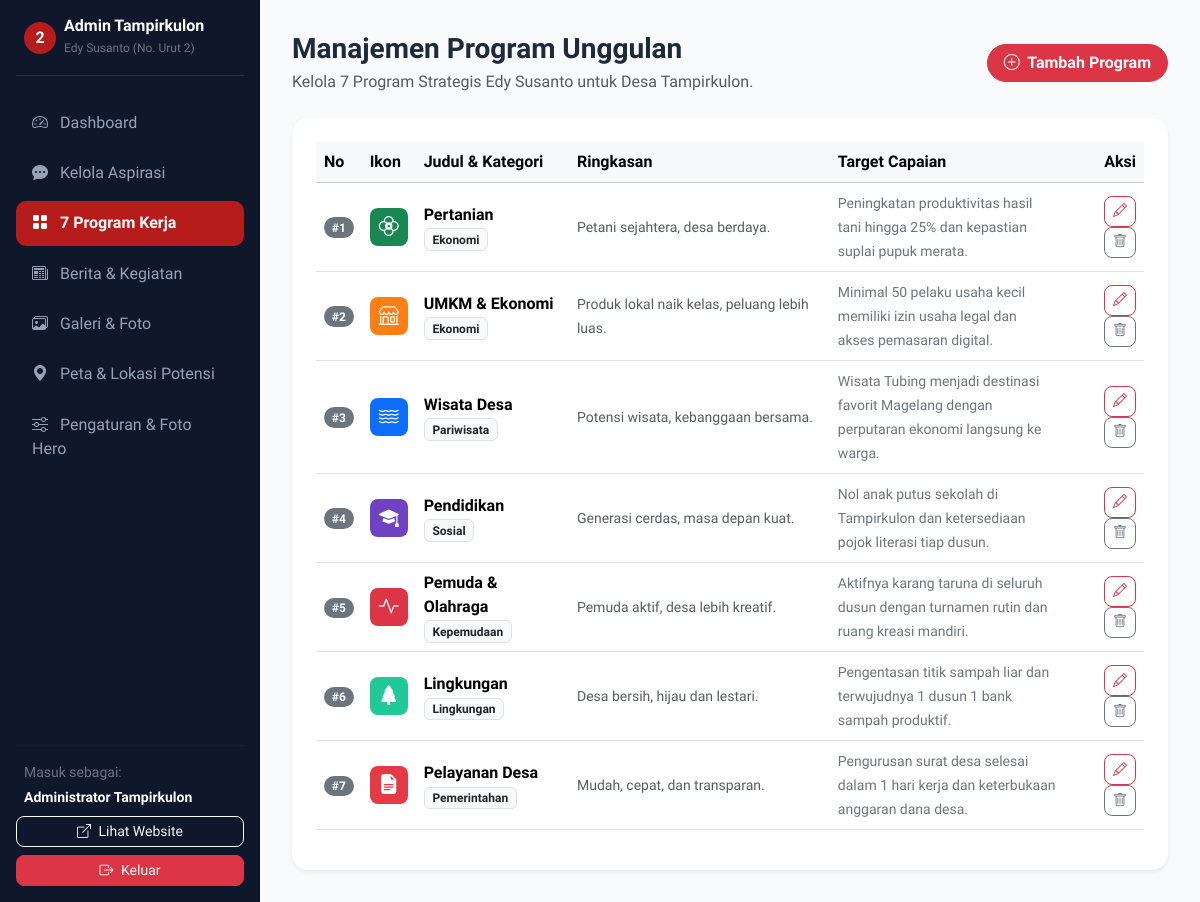
Before: /admin/data_program.php (signed in) with the older database file.
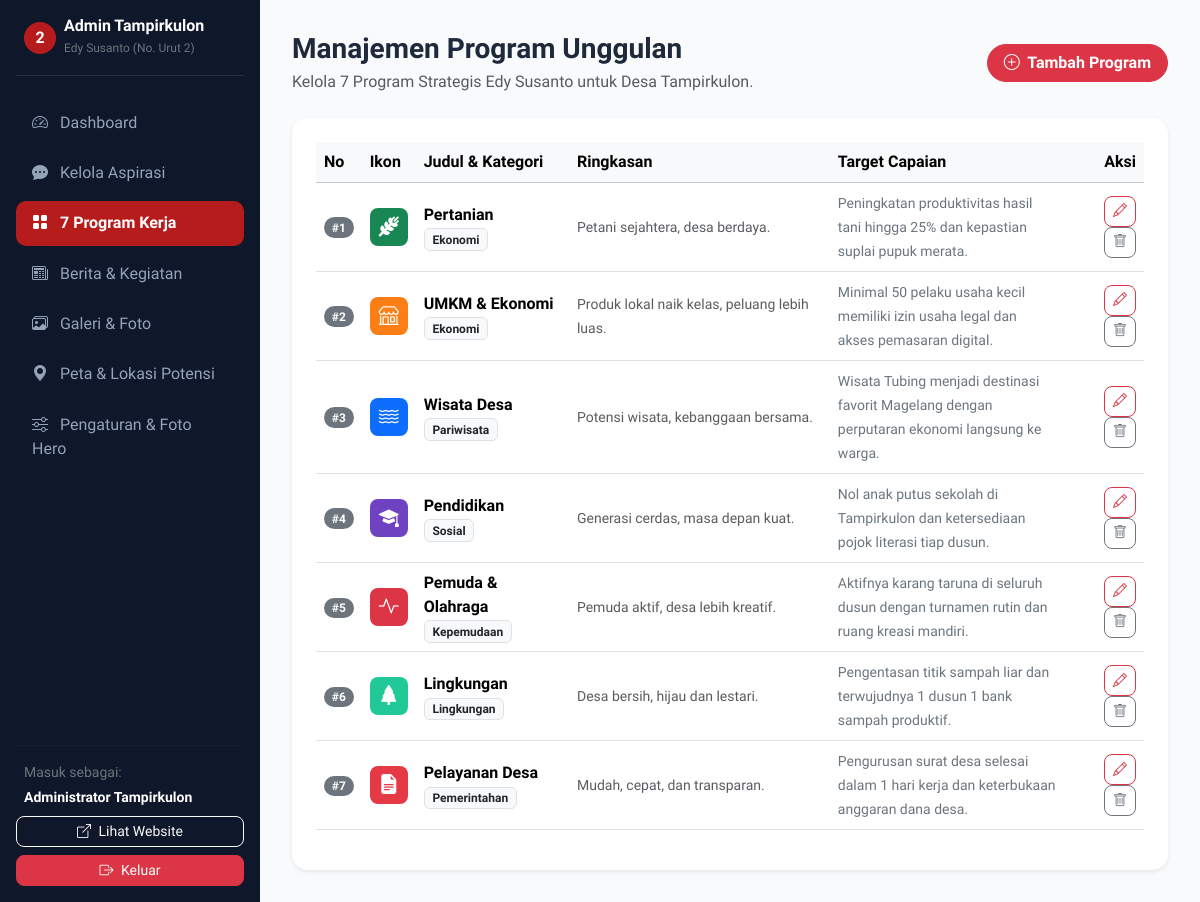
After: the same page with the newer database file.
### tables this page shows
CREATE TABLE IF NOT EXISTS `program` (
  `id` INT AUTO_INCREMENT PRIMARY KEY,
  `judul` VARCHAR(150) NOT NULL,
  `slug` VARCHAR(150) NOT NULL UNIQUE,
  `kategori` VARCHAR(50) NOT NULL,
  `deskripsi_singkat` TEXT NOT NULL,
  `deskripsi_lengkap` LONGTEXT NOT NULL,
  `icon` VARCHAR(50) NOT NULL,
  `badge_color` VARCHAR(50) NOT NULL,
  `target_capaian` TEXT DEFAULT NULL,
  `urutan` INT DEFAULT 0,
  `created_at` TIMESTAMP DEFAULT CURRENT_TIMESTAMP
);

### includes/functions.php (called while the page is built, shortened)
<?php
function e($string) {
    return htmlspecialchars((string)$string, ENT_QUOTES, 'UTF-8');
}

### admin/data_program.php (the view, shortened to what this page needs)
<?php
require_once __DIR__ . '/header_admin.php';
$programs = $pdo->query("SELECT * FROM program ORDER BY urutan ASC")->fetchAll();
?>
<div class="d-flex justify-content-between align-items-center mb-4">
  <div>
    <h3 class="fw-bold mb-1">Manajemen Program Unggulan</h3>
    <p class="text-muted mb-0">Kelola 7 Program Strategis Edy Susanto untuk Desa Tampirkulon.</p>
  </div>
  <button class="btn btn-danger rounded-pill px-3 fw-bold" data-bs-toggle="modal" data-bs-target="#modalTambahProgram">
    <i class="bi bi-plus-circle me-1"></i> Tambah Program
  </button>
</div>
<div class="card border-0 shadow-sm rounded-4 p-4 bg-white">
  <div class="table-responsive">
    <table class="table table-hover align-middle">
      <thead class="table-light">
        <tr>
          <th>No</th>
          <th>Ikon</th>
          <th>Judul &amp; Kategori</th>
          <th>Ringkasan</th>
          <th>Target Capaian</th>
          <th class="text-end">Aksi</th>
        </tr>
      </thead>
      <tbody>
        <?php foreach ($programs as $p): ?>
        <tr>
          <td><span class="badge bg-secondary rounded-pill">#<?= $p['urutan'] ?></span></td>
          <td>
            <div class="rounded-3 d-flex align-items-center justify-content-center text-white" style="width: 38px; height: 38px; background-color: <?= e($p['badge_color']) ?>;">
              <i class="<?= (strpos($p['icon'], 'fa-') !== false) ? e($p['icon']) : 'bi ' . e($p['icon']) ?> fs-5"></i>
            </div>
          </td>
          <td>
            <strong><?= e($p['judul']) ?></strong><br>
            <span class="badge bg-light text-dark border"><?= e($p['kategori']) ?></span>
          </td>
          <td style="max-width: 300px;">
            <small class="text-muted"><?= e($p['deskripsi_singkat']) ?></small>
          </td>
          <td style="max-width: 250px;">
            <small class="text-secondary"><?= e($p['target_capaian'] ?? '-') ?></small>
          </td>
          <td class="text-end">
            <button class="btn btn-sm btn-outline-danger rounded-3" data-bs-toggle="modal" data-bs-target="#modalEditProgram<?= $p['id'] ?>">
              <i class="bi bi-pencil"></i>
            </button>
            <form action="data_program.php" method="POST" class="d-inline" onsubmit="return confirm('Hapus program ini?');">
              <button type="submit" class="btn btn-sm btn-outline-secondary rounded-3">
                <i class="bi bi-trash"></i>
              </button>
            </form>
          </td>
        </tr>
        <?php endforeach; ?>
      </tbody>
    </table>
  </div>
</div>
<?php require_once __DIR__ . '/footer_admin.php'; ?>

### admin/header_admin.php (shortened to what this page needs)
<?php
require_once __DIR__ . '/../includes/functions.php';
$adminCurrentPage = basename($_SERVER['PHP_SELF']);
?>
<!DOCTYPE html>
<html lang="id">
<head>
  <link rel="stylesheet" href="https://cdn.jsdelivr.net/npm/bootstrap@5.3.3/dist/css/bootstrap.min.css">
  <link rel="stylesheet" href="https://cdn.jsdelivr.net/npm/bootstrap-icons@1.11.3/font/bootstrap-icons.min.css">
  <link rel="stylesheet" href="https://cdnjs.cloudflare.com/ajax/libs/font-awesome/6.5.1/css/all.min.css">
</head>
<body>
<div class="d-flex flex-column flex-md-row min-vh-100">
  <aside class="admin-sidebar p-3 d-flex flex-column">
    <div class="d-flex align-items-center gap-2 mb-4 pb-3 border-bottom border-secondary border-opacity-25 px-2">
      <span class="badge-no">2</span>
      <div>
        <h6 class="text-white mb-0 fw-bold">Admin Tampirkulon</h6>
        <small class="text-secondary" style="font-size: 0.75rem;">Edy Susanto (No. Urut 2)</small>
      </div>
    </div>
    <ul class="nav flex-column mb-auto">
      <li class="nav-item">
        <a href="index.php" class="nav-link <?= ($adminCurrentPage === 'index.php') ? 'active' : '' ?>">
          <i class="bi bi-speedometer2 me-2"></i> Dashboard
        </a>
      </li>
      <li class="nav-item">
        <a href="data_aspirasi.php" class="nav-link <?= ($adminCurrentPage === 'data_aspirasi.php') ? 'active' : '' ?>">
          <i class="bi bi-chat-dots-fill me-2"></i> Kelola Aspirasi
        </a>
      </li>
      <li class="nav-item">
        <a href="data_program.php" class="nav-link <?= ($adminCurrentPage === 'data_program.php') ? 'active' : '' ?>">
          <i class="bi bi-grid-fill me-2"></i> 7 Program Kerja
        </a>
      </li>
      <li class="nav-item">
        <a href="data_berita.php" class="nav-link <?= ($adminCurrentPage === 'data_berita.php') ? 'active' : '' ?>">
          <i class="bi bi-newspaper me-2"></i> Berita &amp; Kegiatan
        </a>
      </li>
      <li class="nav-item">
        <a href="data_galeri.php" class="nav-link <?= ($adminCurrentPage === 'data_galeri.php') ? 'active' : '' ?>">
          <i class="bi bi-images me-2"></i> Galeri &amp; Foto
        </a>
      </li>
      <li class="nav-item">
        <a href="data_lokasi.php" class="nav-link <?= ($adminCurrentPage === 'data_lokasi.php') ? 'active' : '' ?>">
          <i class="bi bi-geo-alt-fill me-2"></i> Peta &amp; Lokasi Potensi
        </a>
      </li>
      <li class="nav-item">
        <a href="pengaturan.php" class="nav-link <?= ($adminCurrentPage === 'pengaturan.php') ? 'active' : '' ?>">
          <i class="bi bi-sliders me-2"></i> Pengaturan &amp; Foto Hero
        </a>
      </li>
    </ul>
    <hr class="border-secondary border-opacity-25 my-3">
    <div class="px-2 mb-2">
      <div class="small text-secondary mb-1">Masuk sebagai:</div>
      <div class="fw-bold text-white small"><?= e($_SESSION['admin_nama'] ?? 'Admin') ?></div>
    </div>
    <div class="d-grid gap-2">
      <a href="../index.php" target="_blank" class="btn btn-sm btn-outline-light rounded-3">
        <i class="bi bi-box-arrow-up-right me-1"></i> Lihat Website
      </a>
      <a href="logout.php" class="btn btn-sm btn-danger rounded-3" onclick="return confirm('Apakah Anda yakin ingin keluar?');">
        <i class="bi bi-box-arrow-right me-1"></i> Keluar
      </a>
    </div>
  </aside>
  <main class="admin-content">

### admin/footer_admin.php (shortened to what this page needs)
  </main>
</div>
</body>
</html>

### admin/header_admin.php (style rules this page uses)
body { font-family: 'Plus Jakarta Sans', sans-serif; background-color: #f8fafc; color: #1e293b; }
.admin-sidebar { width: 260px; min-height: 100vh; background-color: #0f172a; color: #cbd5e1; }
.admin-sidebar .nav-link { color: #94a3b8; border-radius: 10px; padding: 0.65rem 1rem; margin-bottom: 0.35rem; font-weight: 500; transition: all 0.2s; }
.admin-sidebar .nav-link:hover, .admin-sidebar .nav-link.active { color: #fff; background-color: #1e293b; }
.admin-sidebar .nav-link.active { background-color: #b71c1c; font-weight: 700; }
.admin-content { flex: 1; padding: 2rem; overflow-y: auto; }
.badge-no { width: 32px; height: 32px; background-color: #b71c1c; color: #fff; border-radius: 50%; display: inline-flex; align-items: center; justify-content: center; font-weight: 800; }

Changed rows visible on the page:
changed program "Pertanian": icon "bi-flower2" → "fa-solid fa-wheat-awn" (drawn)
